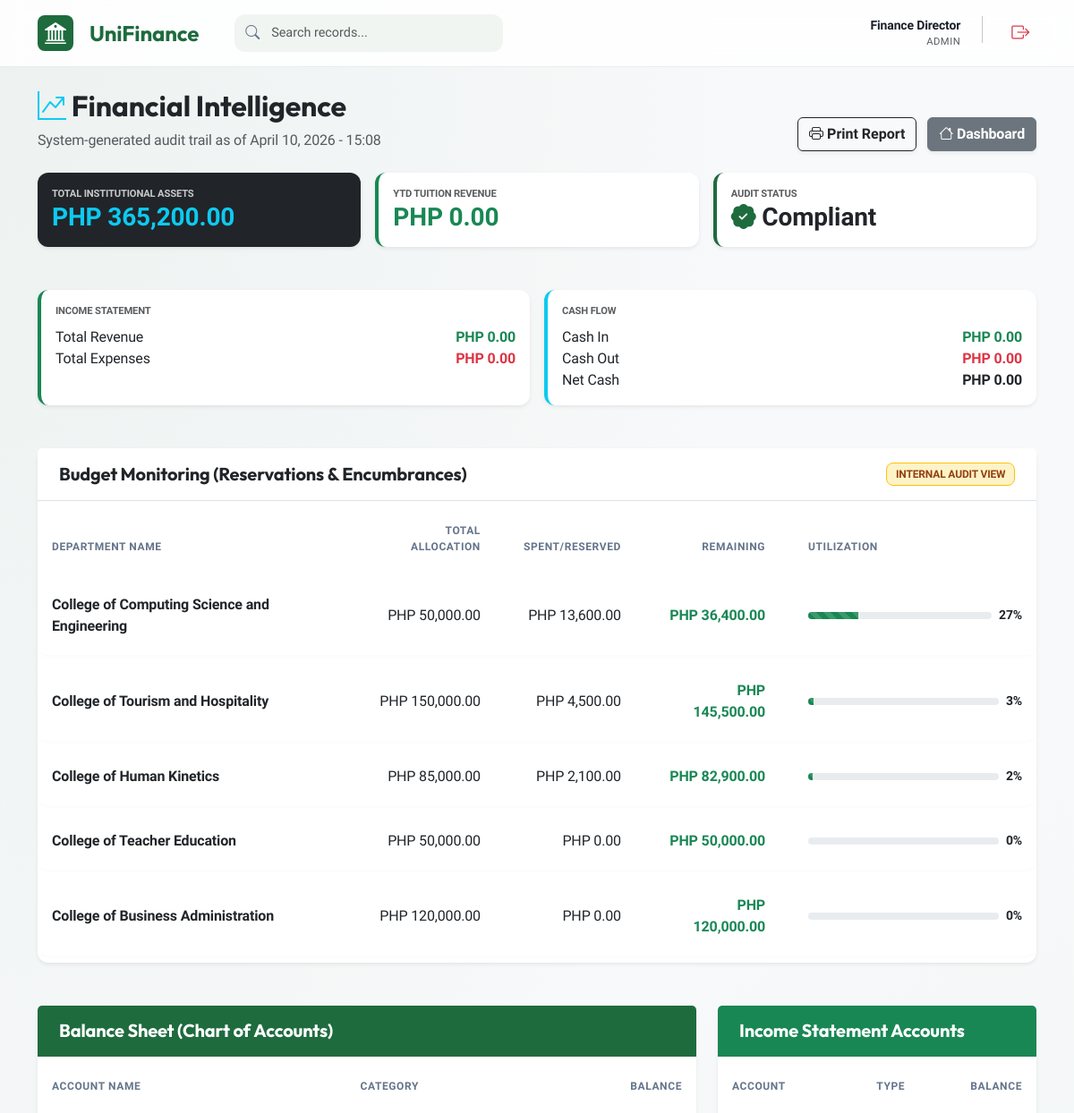
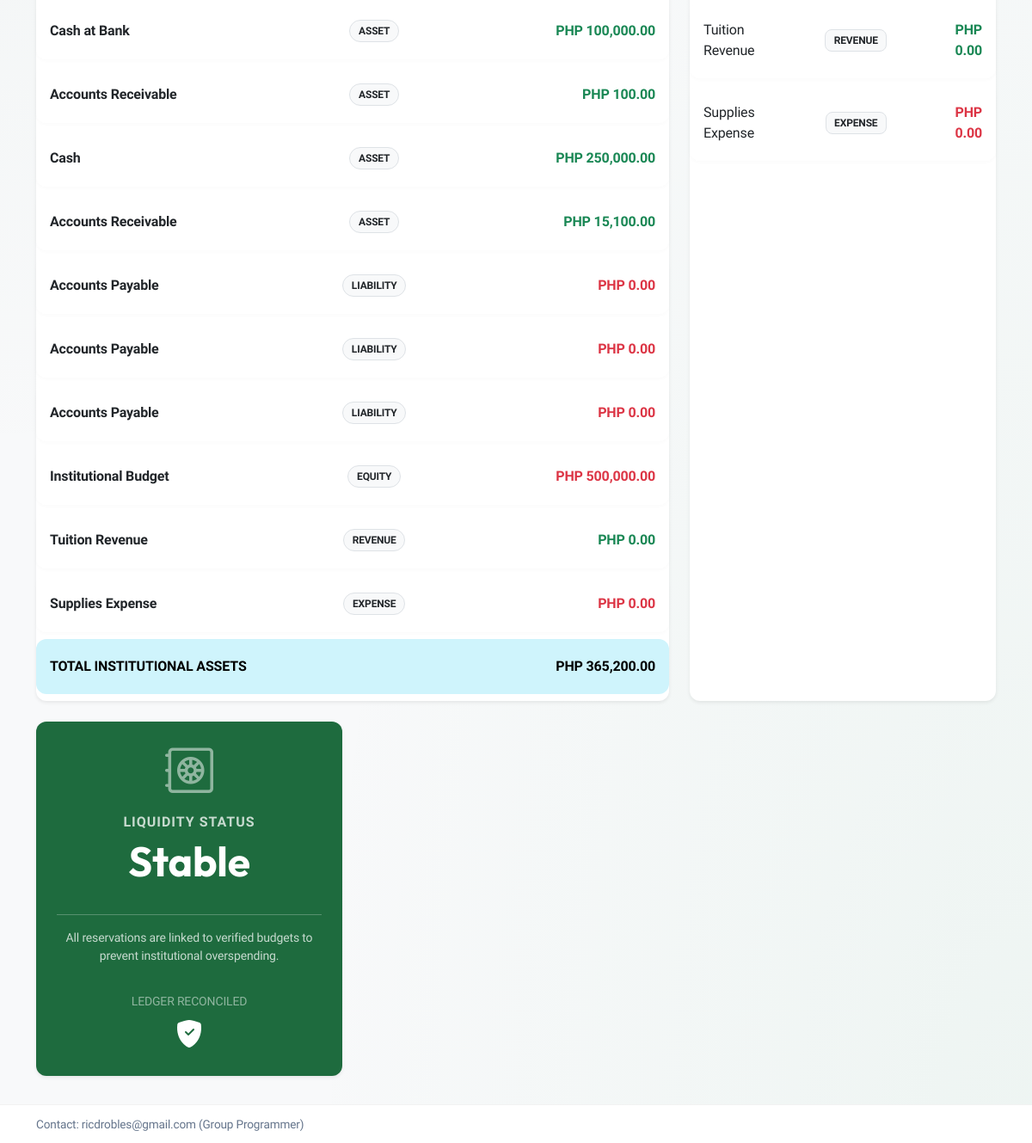
Page /finance/reports.php (signed in) on the committed database (2 pictures, top to bottom).
### tables this page shows
CREATE TABLE `chart_of_accounts` (
  `account_id` int(11) NOT NULL,
  `account_name` varchar(100) DEFAULT NULL,
  `account_type` enum('Asset','Liability','Equity','Revenue','Expense') DEFAULT NULL,
  `balance` decimal(15,2) DEFAULT 0.00
);

### finance/report_logic.php (called while the page is built)
<?php
include 'db_connect.php';
function getBudgetData() {
    global $conn;
    $sql = "SELECT d.dept_name, d.total_budget,
            IFNULL(SUM(r.amount_reserved), 0) as spent_reserved,
            (d.total_budget - IFNULL(SUM(r.amount_reserved), 0)) as remaining
            FROM departments d
            LEFT JOIN budget_reservations r ON d.dept_id = r.dept_id AND r.status != 'cancelled'
            GROUP BY d.dept_id";
    return $conn->query($sql);
}
function getBalanceSheet() {
    global $conn;
    $sql = "SELECT account_name, account_type, balance FROM chart_of_accounts ORDER BY account_type";
    return $conn->query($sql);
}
function getIncomeStatement() {
    global $conn;
    $sql = "SELECT account_name, account_type, balance
            FROM chart_of_accounts
            WHERE account_type IN ('Revenue', 'Expense')
            ORDER BY account_type, account_name";
    return $conn->query($sql);
}
function getCashFlow() {
    global $conn;
    $sql = "SELECT
                COALESCE(SUM(CASE WHEN ld.debit > 0 THEN ld.debit ELSE 0 END), 0) AS cash_in,
                COALESCE(SUM(CASE WHEN ld.credit > 0 THEN ld.credit ELSE 0 END), 0) AS cash_out,
                COALESCE(SUM(CASE WHEN ld.debit > 0 THEN ld.debit ELSE 0 END), 0) - COALESCE(SUM(CASE WHEN ld.credit > 0 THEN ld.credit ELSE 0 END), 0) AS net_cash
            FROM ledger_details ld
            WHERE ld.account_id = 4";
    return $conn->query($sql);
}
?>

### finance/reports.php (the view, shortened to what this page needs)
<?php
include 'header.php';
include 'db_connect.php';
include 'report_logic.php';
function f($n) { return formatCurrency($n); }
$budget_data = getBudgetData();
$bs_data = getBalanceSheet();
$is_data = getIncomeStatement();
$cash_flow = getCashFlow()->fetch_assoc();
$total_assets = 0;
$total_revenue = 0;
$summary_query = $conn->query("SELECT account_type, SUM(balance) as total FROM chart_of_accounts GROUP BY account_type");
while($s_row = $summary_query->fetch_assoc()){
    if($s_row['account_type'] == 'Asset') $total_assets = $s_row['total'];
    if($s_row['account_type'] == 'Revenue') $total_revenue = $s_row['total'];
}
?>
<div class="container">
    <div class="row mb-4 align-items-end">
        <div class="col-md-7">
            <h2 class="fw-bold text-dark"><i class="bi bi-graph-up-arrow text-info"></i> Financial Intelligence</h2>
            <p class="text-muted mb-0">System-generated audit trail as of <?= date('F d, Y - H:i') ?></p>
        </div>
        <div class="col-md-5 text-md-end no-print mt-3 mt-md-0">
            <button onclick="window.print()" class="btn btn-outline-dark fw-bold shadow-sm me-2">
                <i class="bi bi-printer"></i> Print Report
            </button>
            <a href="dashboard.php" class="btn btn-secondary fw-bold shadow-sm">
                <i class="bi bi-house"></i> Dashboard
            </a>
        </div>
    </div>
    <div class="row g-3 mb-5">
        <div class="col-md-4">
            <div class="card border-0 shadow-sm bg-dark text-white p-3">
                <div class="small opacity-75 fw-bold text-uppercase" style="font-size: 0.7rem;">Total Institutional Assets</div>
                <div class="h3 fw-bold mb-0 text-info"><?= f($total_assets) ?></div>
            </div>
        </div>
        <div class="col-md-4">
            <div class="card border-0 shadow-sm bg-white p-3 border-start border-success border-4">
                <div class="small text-muted fw-bold text-uppercase" style="font-size: 0.7rem;">YTD Tuition Revenue</div>
                <div class="h3 fw-bold mb-0 text-success"><?= f(abs($total_revenue)) ?></div>
            </div>
        </div>
        <div class="col-md-4">
            <div class="card border-0 shadow-sm bg-white p-3 border-start border-primary border-4">
                <div class="small text-muted fw-bold text-uppercase" style="font-size: 0.7rem;">Audit Status</div>
                <div class="h3 fw-bold mb-0 text-dark">
                    <i class="bi bi-patch-check-fill text-primary"></i> Compliant
                </div>
            </div>
        </div>
    </div>
    <div class="row g-3 mb-5">
        <div class="col-md-6">
            <div class="card border-0 shadow-sm bg-white p-3 border-start border-success border-4 h-100">
                <div class="small text-muted fw-bold text-uppercase" style="font-size: 0.7rem;">Income Statement</div>
                <div class="d-flex justify-content-between mt-2"><span>Total Revenue</span><strong class="text-success"><?= f($total_revenue) ?></strong></div>
                <div class="d-flex justify-content-between"><span>Total Expenses</span><strong class="text-danger"><?php $expense_total = $conn->query("SELECT IFNULL(SUM(balance),0) as total FROM chart_of_accounts WHERE account_type='Expense'")->fetch_assoc()['total'] ?? 0; echo f(abs($expense_total)); ?></strong></div>
            </div>
        </div>
        <div class="col-md-6">
            <div class="card border-0 shadow-sm bg-white p-3 border-start border-info border-4 h-100">
                <div class="small text-muted fw-bold text-uppercase" style="font-size: 0.7rem;">Cash Flow</div>
                <div class="d-flex justify-content-between mt-2"><span>Cash In</span><strong class="text-success"><?= f($cash_flow['cash_in'] ?? 0) ?></strong></div>
                <div class="d-flex justify-content-between"><span>Cash Out</span><strong class="text-danger"><?= f($cash_flow['cash_out'] ?? 0) ?></strong></div>
                <div class="d-flex justify-content-between"><span>Net Cash</span><strong><?= f($cash_flow['net_cash'] ?? 0) ?></strong></div>
            </div>
        </div>
    </div>
    <div class="row g-4">
        <div class="col-lg-12">
            <div class="card shadow-sm border-0 mb-4">
                <div class="card-header bg-white py-3 border-bottom d-flex justify-content-between align-items-center">
                    <h5 class="mb-0 fw-bold text-dark">Budget Monitoring (Reservations & Encumbrances)</h5>
                    <span class="badge bg-warning-subtle text-warning border border-warning small">INTERNAL AUDIT VIEW</span>
                </div>
                <div class="card-body p-0">
                    <div class="table-responsive">
                        <table class="table table-hover align-middle mb-0">
                            <thead class="table-light">
                                <tr>
                                    <th class="ps-3">Department Name</th>
                                    <th class="text-end">Total Allocation</th>
                                    <th class="text-end">Spent/Reserved</th>
                                    <th class="text-end">Remaining</th>
                                    <th style="width: 25%;">Utilization</th>
                                </tr>
                            </thead>
                            <tbody>
                                <?php if ($budget_data->num_rows > 0):
                                    while($row = $budget_data->fetch_assoc()):
                                        $percent = ($row['total_budget'] > 0) ? ($row['spent_reserved'] / $row['total_budget']) * 100 : 0;
                                        $bar_color = ($percent > 90) ? 'bg-danger' : (($percent > 70) ? 'bg-warning' : 'bg-success');
                                ?>
                                <tr>
                                    <td class="ps-3 fw-bold text-dark"><?= htmlspecialchars($row['dept_name']) ?></td>
                                    <td class="text-end"><?= f($row['total_budget']) ?></td>
                                    <td class="text-end"><?= f($row['spent_reserved']) ?></td>
                                    <td class="text-end fw-bold <?= $row['remaining'] < 0 ? 'text-danger' : 'text-success' ?>">
                                        <?= f($row['remaining']) ?>
                                    </td>
                                    <td class="pe-3">
                                        <div class="d-flex align-items-center">
                                            <div class="progress w-100" style="height: 8px; border-radius: 10px;">
                                                <div class="progress-bar <?= $bar_color ?> progress-bar-striped progress-bar-animated"
                                                     role="progressbar"
                                                     style="width: <?= $percent ?>%"></div>
                                            </div>
                                            <span class="ms-2 small fw-bold"><?= round($percent) ?>%</span>
                                        </div>
                                    </td>
                                </tr>
                                <?php endwhile; else: ?>
                                    <tr><td colspan="5" class="text-center py-4">No departmental data found.</td></tr>
                                <?php endif; ?>
                            </tbody>
                        </table>
                    </div>
                </div>
            </div>
        </div>
        <div class="col-lg-8">
            <div class="card shadow-sm border-0">
                <div class="card-header bg-primary text-white py-3">
                    <h5 class="mb-0">Balance Sheet (Chart of Accounts)</h5>
                </div>
                <div class="card-body p-0">
                    <table class="table table-hover align-middle mb-0">
                        <thead class="table-light">
                            <tr>
                                <th class="ps-3 small text-uppercase">Account Name</th>
                                <th class="small text-uppercase text-center">Category</th>
                                <th class="text-end pe-3 small text-uppercase">Balance</th>
                            </tr>
                        </thead>
                        <tbody>
                            <?php
                            $bs_data->data_seek(0);
                            while($row = $bs_data->fetch_assoc()):
                                $typeColor = ($row['account_type'] == 'Asset' || $row['account_type'] == 'Revenue') ? 'text-success' : 'text-danger';
                            ?>
                            <tr>
                                <td class="ps-3">
                                    <div class="fw-bold text-dark"><?= htmlspecialchars($row['account_name']) ?></div>
                                </td>
                                <td class="text-center">
                                    <span class="badge rounded-pill bg-light text-dark border small"><?= strtoupper($row['account_type']) ?></span>
                                </td>
                                <td class="text-end pe-3 fw-bold <?= $typeColor ?>">
                                    <?= f($row['balance']) ?>
                                </td>
                            </tr>
                            <?php endwhile; ?>
                        </tbody>
                        <tfoot class="table-info fw-bold">
                            <tr>
                                <td colspan="2" class="ps-3">TOTAL INSTITUTIONAL ASSETS</td>
                                <td class="text-end pe-3"><?= f($total_assets) ?></td>
                            </tr>
                        </tfoot>
                    </table>
                </div>
            </div>
        </div>
        <div class="col-lg-4">
            <div class="card shadow-sm border-0 h-100">
                <div class="card-header bg-success text-white py-3">
                    <h5 class="mb-0">Income Statement Accounts</h5>
                </div>
                <div class="card-body p-0">
                    <table class="table table-hover align-middle mb-0">
                        <thead class="table-light">
                            <tr>
                                <th class="ps-3 small text-uppercase">Account</th>
                                <th class="text-center small text-uppercase">Type</th>
                                <th class="text-end pe-3 small text-uppercase">Balance</th>
                            </tr>
                        </thead>
                        <tbody>
                            <?php while($row = $is_data->fetch_assoc()): ?>
                            <tr>
                                <td class="ps-3"><?= htmlspecialchars($row['account_name']) ?></td>
                                <td class="text-center"><span class="badge bg-light text-dark border"><?= strtoupper($row['account_type']) ?></span></td>
                                <td class="text-end pe-3 fw-bold <?= $row['account_type'] == 'Revenue' ? 'text-success' : 'text-danger' ?>"><?= f($row['balance']) ?></td>
                            </tr>
                            <?php endwhile; ?>
                        </tbody>
                    </table>
                </div>
            </div>
        </div>
        <div class="col-lg-4">
            <div class="card border-0 bg-primary text-white shadow-sm h-100">
                <div class="card-body d-flex flex-column justify-content-center text-center p-4">
                    <div class="mb-3">
                        <i class="bi bi-safe2 display-4 opacity-50"></i>
                    </div>
                    <h6 class="text-uppercase opacity-75 fw-bold" style="letter-spacing: 1px;">Liquidity Status</h6>
                    <h2 class="display-5 fw-bold mb-3">Stable</h2>
                    <hr class="bg-white opacity-25">
                    <p class="small opacity-75">All reservations are linked to verified budgets to prevent institutional overspending.</p>
                    <div class="mt-auto pt-3">
                        <div class="small opacity-50 mb-1 text-uppercase">Ledger Reconciled</div>
                        <i class="bi bi-shield-fill-check fs-2"></i>
                    </div>
                </div>
            </div>
        </div>
    </div>
</div>
</body>
</html>

### finance/header.php (style rules this page uses)
:root { --primary: #1e6b3e; --primary-light: #2da15f; --primary-dark: #14492a; --accent: #d4fce4; --bg-glass: rgba(255, 255, 255, 0.85); --surface: #ffffff; --body-bg: #f8faf9; --text-main: #1a202c; --text-muted: #64748b; --bs-primary: var(--primary); --bs-primary-rgb: 30, 107, 62; }
body { background-color: var(--body-bg); background-image: radial-gradient(at 0% 0%, rgba(30, 107, 62, 0.05) 0px, transparent 50%), radial-gradient(at 100% 100%, rgba(45, 161, 95, 0.05) 0px, transparent 50%); font-family: 'Plus Jakarta Sans', sans-serif; color: var(--text-main); min-height: 100vh; padding-bottom: 78px; letter-spacing: -0.01em; }
h1, h2, h3, h4, h5, .navbar-brand { font-family: 'Outfit', sans-serif; font-weight: 700; }
.card { border: 1px solid rgba(30, 107, 62, 0.08); border-radius: 20px; box-shadow: 0 10px 25px -5px rgba(30, 107, 62, 0.04), 0 8px 10px -6px rgba(30, 107, 62, 0.04); background: var(--surface); transition: transform 0.2s ease, box-shadow 0.2s ease; }
.card-header { background: transparent; border-bottom: 1px solid rgba(30, 107, 62, 0.08); padding: 1.25rem 1.5rem; font-weight: 600; }
.table { border-collapse: separate; border-spacing: 0 8px; }
.table thead th { background: transparent; border: none; color: var(--text-muted); font-weight: 600; text-transform: uppercase; font-size: 0.75rem; letter-spacing: 0.05em; padding: 1rem 1.5rem; }
.table tbody tr { background: white; box-shadow: 0 2px 4px rgba(0,0,0,0.02); border-radius: 12px; transition: all 0.2s ease; }
.table td { border: none; padding: 1.25rem 1.5rem; vertical-align: middle; }
.table td:first-child { border-radius: 12px 0 0 12px; }
.table td:last-child { border-radius: 0 12px 12px 0; }
.badge { padding: 0.5em 0.8em; border-radius: 8px; font-weight: 600; }
.bg-warning-subtle { background-color: #fef3c7 !important; color: #92400e !important; }

### finance/reports.php (style rules this page uses)
body { background-color: #f8f9fa; }
.card { border-radius: 12px; }

### rows in the picture
chart_of_accounts: account_name "Cash at Bank", account_type "ASSET", balance "PHP 100,000.00"
chart_of_accounts: account_name "Accounts Receivable", account_type "ASSET", balance "PHP 100.00"
chart_of_accounts: account_name "Cash", account_type "ASSET", balance "PHP 250,000.00"
chart_of_accounts: account_name "Accounts Receivable", account_type "ASSET", balance "PHP 15,100.00"
chart_of_accounts: account_name "Accounts Payable", account_type "LIABILITY", balance "PHP 0.00"
chart_of_accounts: account_name "Accounts Payable", account_type "LIABILITY", balance "PHP 0.00"
chart_of_accounts: account_name "Accounts Payable", account_type "LIABILITY", balance "PHP 0.00"
chart_of_accounts: account_name "Institutional Budget", account_type "EQUITY", balance "PHP 500,000.00"
chart_of_accounts: account_name "Tuition Revenue", account_type "REVENUE", balance "PHP 0.00"
chart_of_accounts: account_name "Supplies Expense", account_type "EXPENSE", balance "PHP 0.00"

### other values in the picture
$_SESSION['full_name'] "Finance Director"
str_replace('_', ' ', $_SESSION['role']) "ADMIN"
f($total_assets) "PHP 365,200.00"
f(abs($total_revenue)) "PHP 0.00"
f($total_revenue) "PHP 0.00"
f(abs($expense_total)) "PHP 0.00"
f($cash_flow['cash_in'] ?? 0) "PHP 0.00"
f($cash_flow['cash_out'] ?? 0) "PHP 0.00"
f($cash_flow['net_cash'] ?? 0) "PHP 0.00"
$row['dept_name'] "College of Computing Science and Engineering"
f($row['total_budget']) "PHP 50,000.00"
f($row['spent_reserved']) "PHP 13,600.00"
f($row['remaining']) "PHP 36,400.00"
$percent "27"
$row['dept_name'] "College of Tourism and Hospitality"
